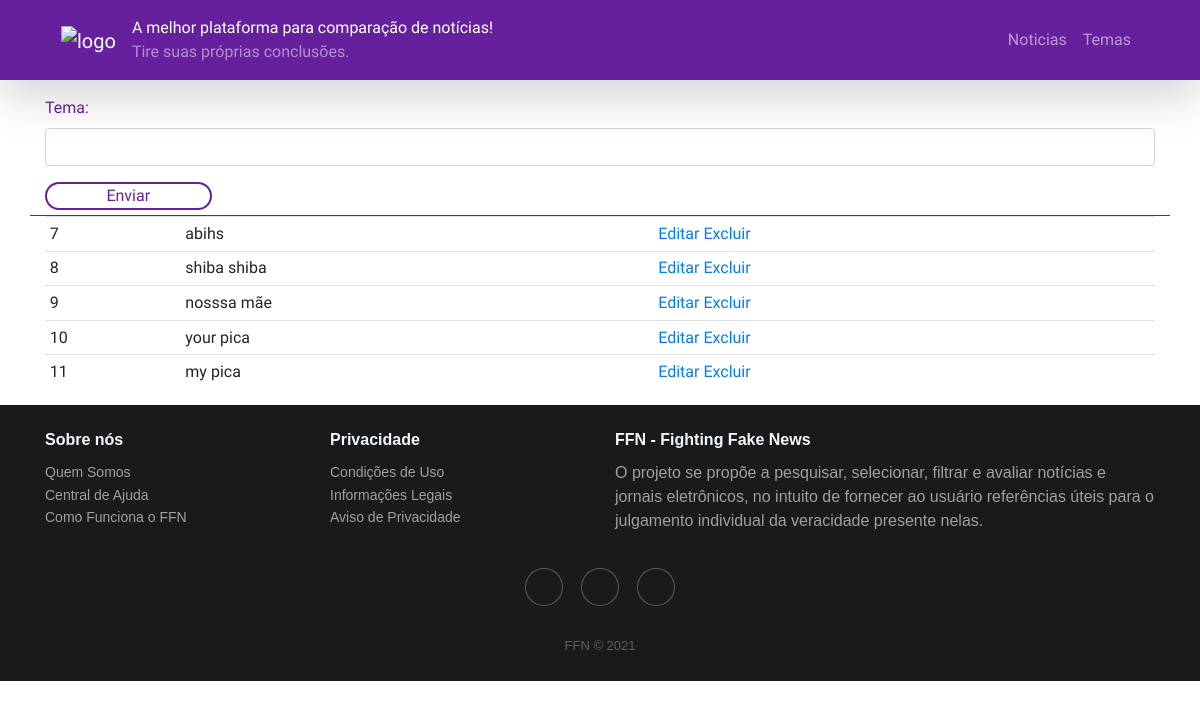
The page /temas/ on the database as committed earlier.
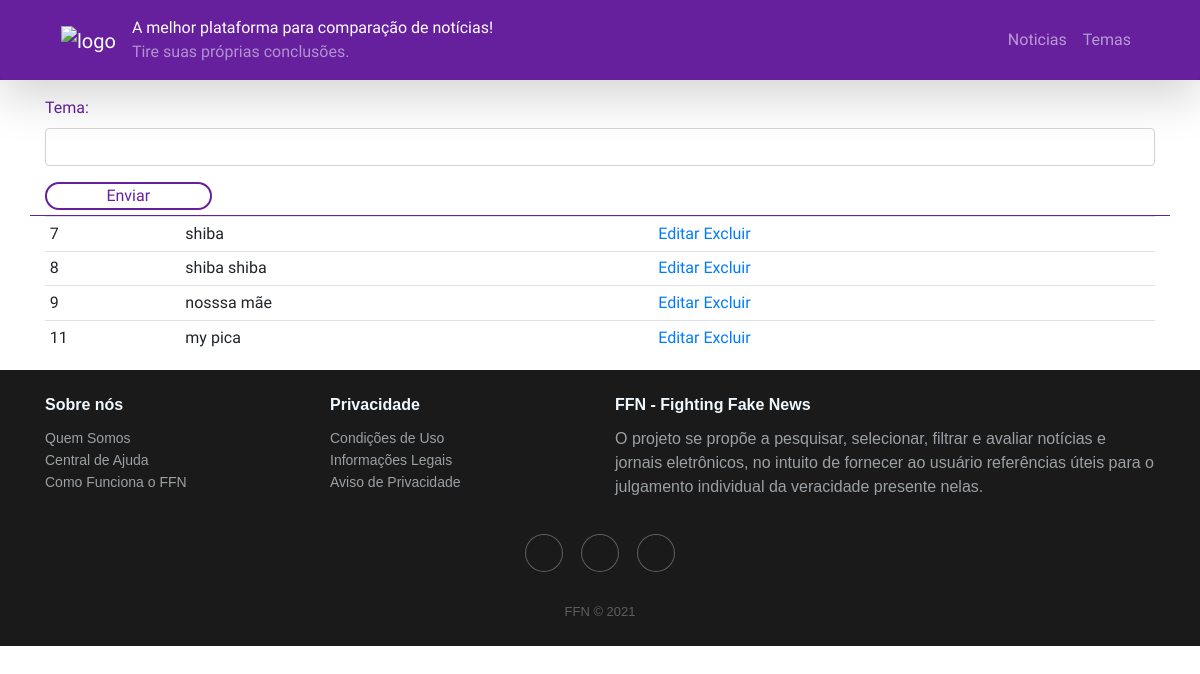
The same page on the database as committed later.
### crud/models.py (models this page shows, shortened)
class tema(models.Model):
    tema = models.CharField(max_length = 45)

### crud/views.py (the view)
# urls.py: path('temas/', views.read_tema, name = "listatemas"),
def read_tema(request):
    form = TemaForm(request.POST or None)
    if form.is_valid():
        form.save()
        return redirect("listatemas")
    temas = tema.objects.all()
    pacote = {"temaChaves" : temas, "tema_form": form, }
    return render(request,  "lctemas.html", pacote)

### crud/form.py
class TemaForm(ModelForm):
    class Meta:
        model = tema
        fields = ["tema"]

### crud/Templates/lctemas.html (shortened to what this page needs)
{%extends 'base.html'%}
{% block formulario %}
<form method="POST" class= "form">
  {{tema_form.as_p}}
  <div class="form-group" style="margin-bottom: 5px;">
    <button type= "submit" id= "enviar2">Enviar</button>
  </div>
</form>
{% endblock formulario %}
{%block listagem%}
{%for tema in temaChaves%}
<tr class="result">
    <td>{{tema.id}}</td>
    <td>{{tema.tema}}</td>
    <td class="editar" >
      <a href="{%url 'update_tema' tema.id%}">Editar</a>
      <a href="{%url 'delete_tema' tema.id%}">Excluir</a>
    </td>
</tr>
{%endfor%}
{%endblock listagem%}

Rows that differ between the two databases and show on the page:
removed tema: id "10", tema "your pica"
changed tema id 7: tema "abihs" → "shiba"
